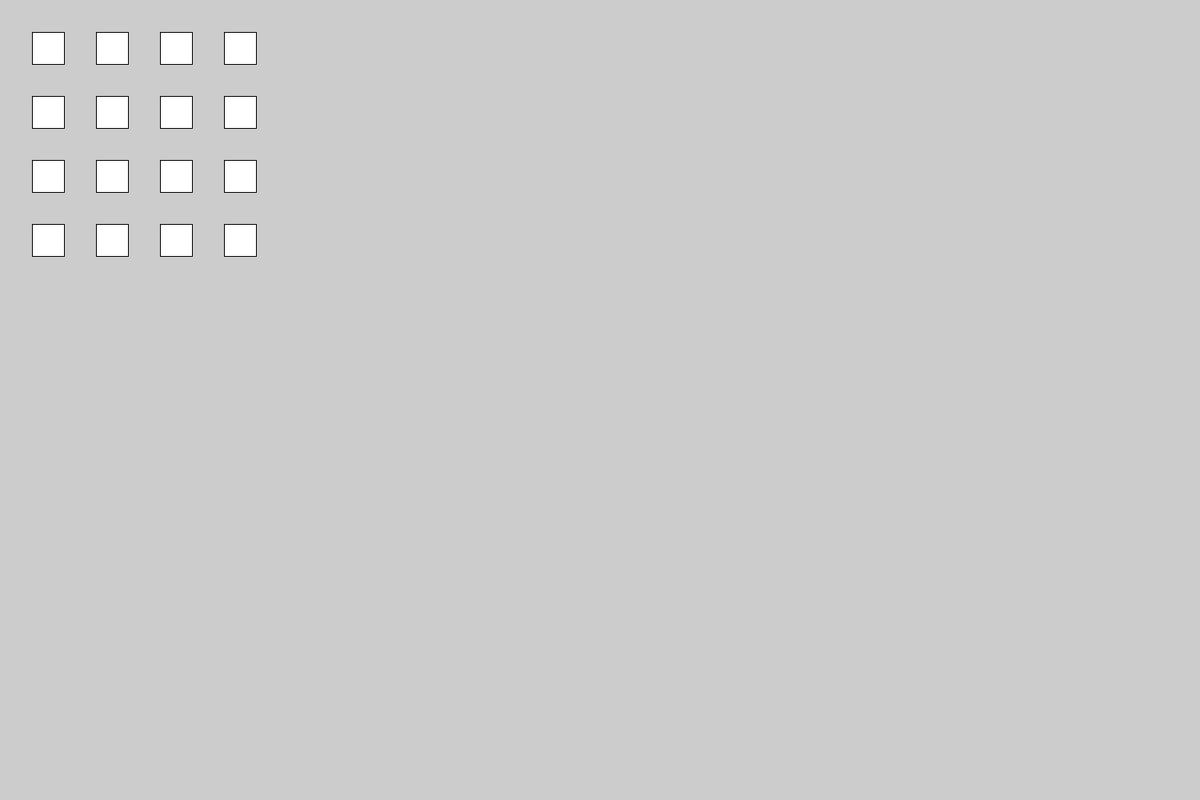
Frame 1 (no input)
Frame 60 (the mouse pressed at the canvas centre just before this capture): identical to frame 1, image omitted
Frame 120 (the mouse held since frame 60 and released just before this capture): identical to frame 1, image omitted

The Processing sketch that drew this single still picture (run headless with seeded random() and noise(); from frame 60 on, the mouse is pressed at the canvas centre):

// Processing sketch: opgave6
// ── opgave6.pde
int board[][] = new int[8][8];
int sideLength = 40;
void setup() {
  size(1500,1000);
  for (int i = 0; i < board.length; ++i) {
    for (int j = 0; j<board[i].length; ++j) {
      board[i][j] = (i*j)%2;
    }
  }

  for (int x = 0; x < board.length; ++x) {
    for (int y = 0; y < board[x].length; ++y) {
      println(board[x][y]);
    }
  }
}


void draw() {
  for (int x = 0; x < board.length; ++x) {
    for (int y = 0; y < board[x].length; ++y) {
      if (board[x][y] ==1) {
        fill(255);
        rect(x*sideLength, y*sideLength, sideLength, sideLength);
      }else{
        fill(0);
        //rect(x*sideLength, y*sideLength, sideLength, sideLength);
      }
    }
  }
}
